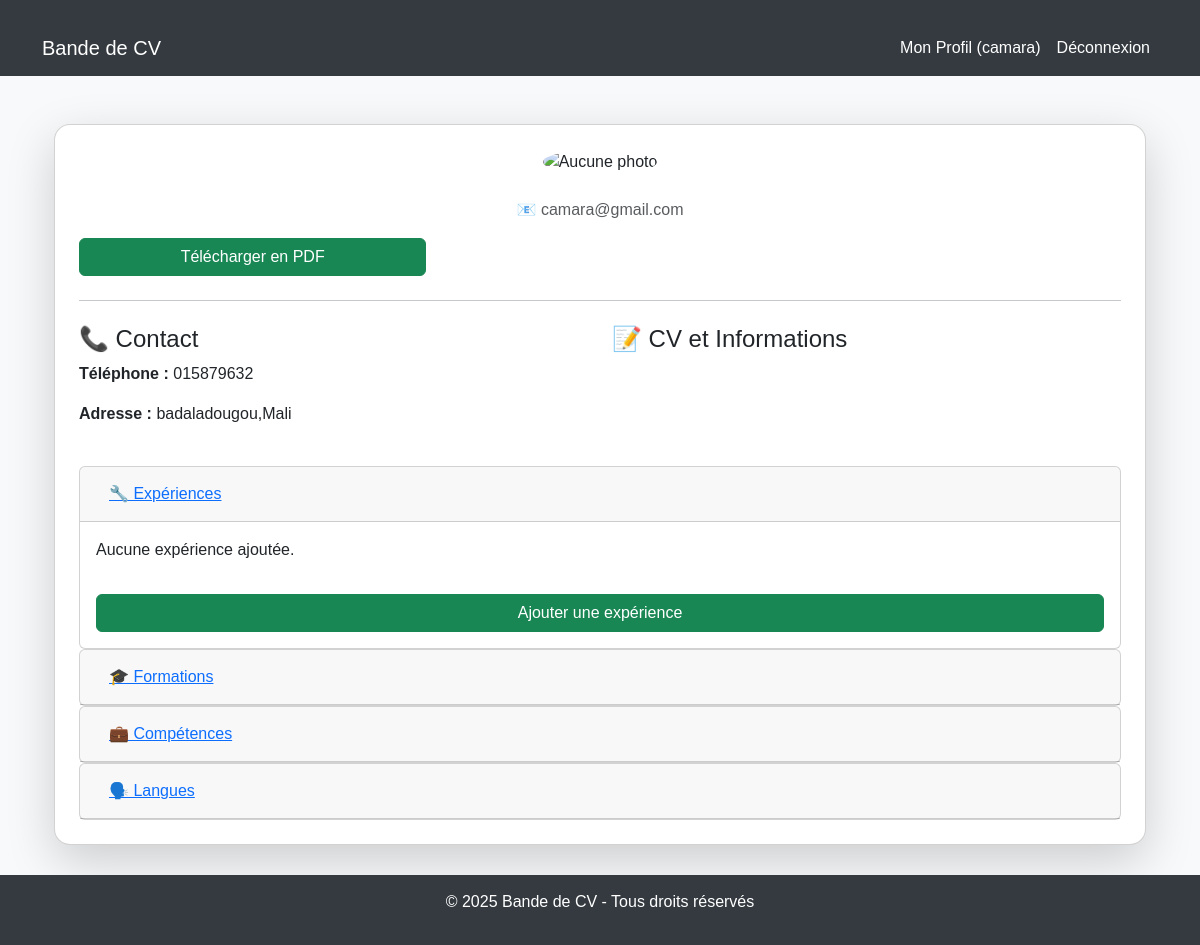
Page /utilisateurs/profil/8/ (signed in) on the earlier database version.
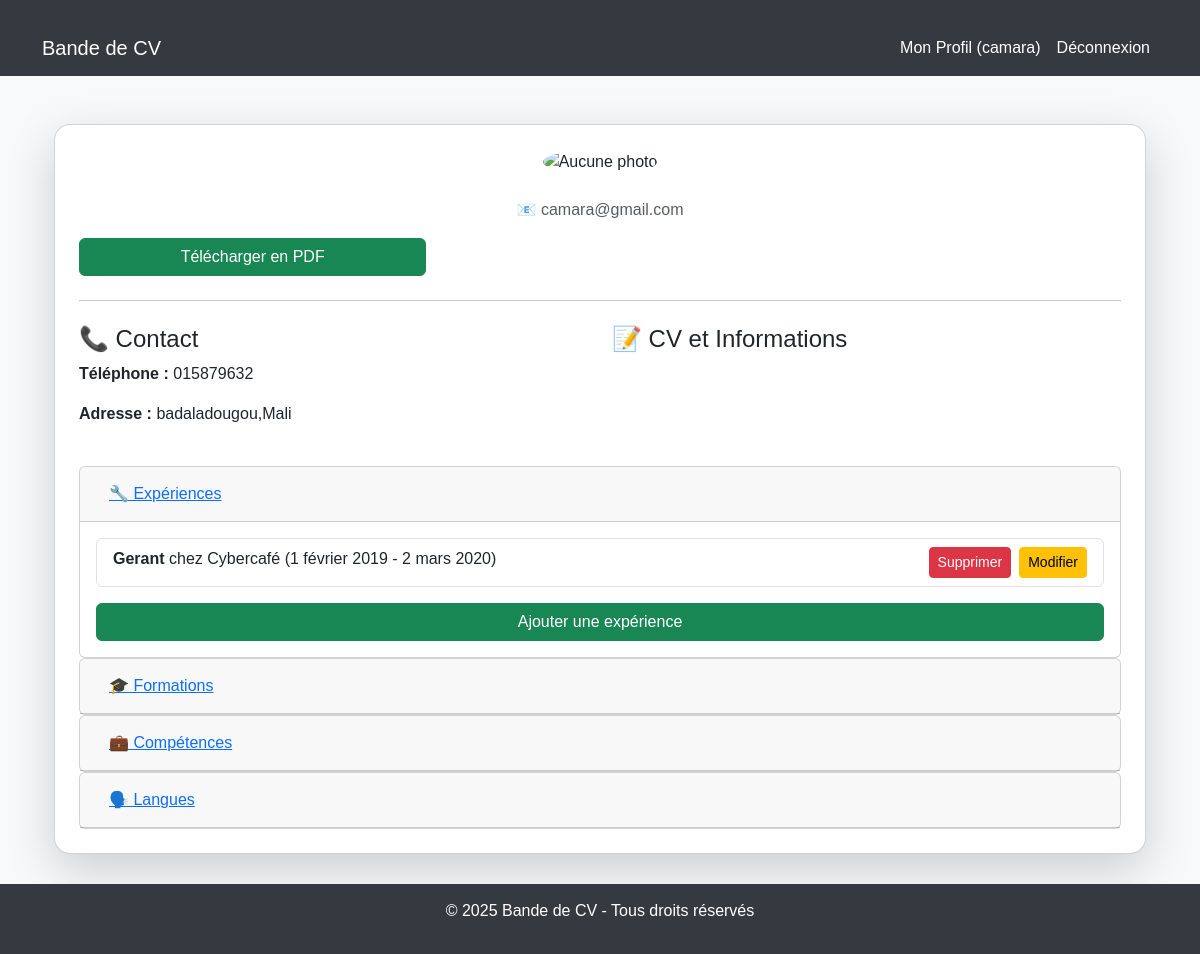
Same page on the later database version.
### cv/models.py (models this page shows, shortened)
class Experience(models.Model):
    cv = models.ForeignKey(CV, on_delete=models.CASCADE, related_name="experiences")
    poste = models.CharField(max_length=255)
    entreprise = models.CharField(max_length=255)
    date_debut = models.DateField()
    date_fin = models.DateField(null=True, blank=True)
    description = models.TextField(blank=True, null=True)

### utilisateurs/views.py (the view)
# urls.py: path('profil/<int:user_id>/', profil, name='profil'),
@login_required
def profil(request, user_id):
    etudiant = get_object_or_404(Etudiant, id=user_id)
    cv, created = CV.objects.get_or_create(etudiant=etudiant, defaults={
        'titre': "Mon CV",
        'description': "CV généré automatiquement"
    })
    return render(request, 'utilisateurs/profil.html', {'etudiant': etudiant, 'cv': cv})

### utilisateurs/templates/utilisateurs/profil.html (shortened to what the changed rows need)
{% extends 'cv/base.html' %}
{% load static %}
{% block content %}
<div class="container mt-5">
    <div class="card shadow-lg p-4 rounded-4">
        <div class="accordion" id="cvAccordion">
            <div class="card">
                <div id="experienceCollapse" class="collapse show" aria-labelledby="experienceHeading" data-bs-parent="#cvAccordion">
                    <div class="card-body">
                        {% if cv.experiences.all %}
                            <ul class="list-group">
                                {% for exp in cv.experiences.all %}
                                    <li class="list-group-item">
                                        <strong>{{ exp.poste }}</strong> chez {{ exp.entreprise }} ({{ exp.date_debut }} - {{ exp.date_fin }})
                                        <a href="{% url 'modifier_experience' exp.id %}" class="btn btn-warning btn-sm float-end ms-2">Modifier</a>
                                        <a href="{% url 'supprimer_experience' exp.id %}" class="btn btn-danger btn-sm float-end" onclick="return confirm('Êtes-vous sûr de vouloir supprimer cette expérience ?')">Supprimer</a>
                                    </li>
                                {% endfor %}
                            </ul>
                        {% else %}
                            <p>Aucune expérience ajoutée.</p>
                        {% endif %}
                        <a href="{% url 'ajouter_experience' %}" class="btn btn-success w-100 mt-3">Ajouter une expérience</a>
                    </div>
                </div>
            </div>
        </div>
    </div>
</div>
{% endblock %}

Differences in the rows shown:
added Experience: poste "Gerant", entreprise "Cybercafé", date_debut "1 février 2019", date_fin "2 mars 2020"
Other differences:
text no longer shown: "Aucune expérience ajoutée."
